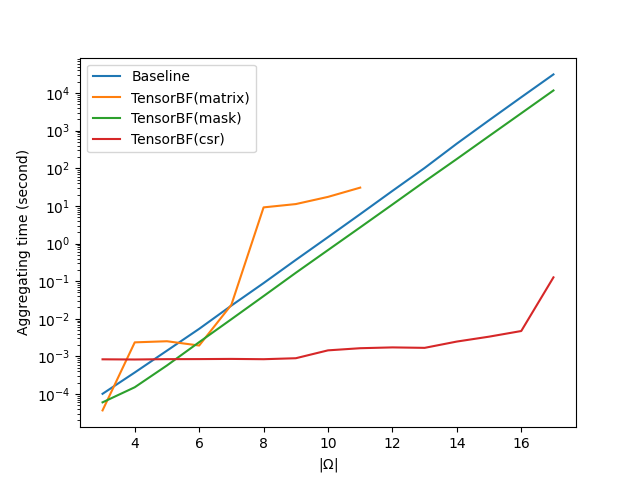

Write the Python code that produced this figure.
#!/usr/bin/python
from sys import argv
import os
import sys
import inspect
from tqdm import tqdm
import pickle
import matplotlib.pyplot as plt
import shutil
from scipy.signal import savgol_filter

currentdir = os.path.dirname(os.path.abspath(inspect.getfile(inspect.currentframe())))
parentdir = os.path.dirname(currentdir)
sys.path.insert(0, parentdir) 
parentdir2 = os.path.dirname(parentdir)
sys.path.insert(0, parentdir2) 

dirname = os.path.dirname(__file__)
basename =os.path.basename(__file__)


from pyds.pyds import MassFunction
from tensords.tensords import TensorMassFunction
from tensords.tensords_mask import TensorMassFunctionMask
from tensords.tensords_mask_csr import TensorMassFunctionMask_CSR

from itertools import product
from TestTool import *


data = {}

fig, ax = plt.subplots()
ax: plt.Axes = ax

file = open(dirname+'/' +'20040516_tensords_speed_compare_baseline_data.pickle', 'rb')
data1 = pickle.load(file)
for k,v in data1.items(): 
    if len(v) >0: 
        data[k] = v
        x_baseline = [i['n'] for i in v][1:]
        y_baseline = [i['time'] for i in v][1:]
file.close()


file = open(dirname+'/' +'20040516_tensords_speed_compare_matrix_data.pickle', 'rb')
data1 = pickle.load(file)
for k,v in data1.items(): 
    if len(v) >0: 
        data[k] = v
        x_matrix = [i['n'] for i in v][1:]
        y_matrix = [i['time'] for i in v][1:]
        
        y_matrix = savgol_filter(y_matrix,2,1)
file.close()

file = open(dirname+'/' +'20040516_tensords_speed_compare_mask_data.pickle', 'rb')
data1 = pickle.load(file)
for k,v in data1.items(): 
    if len(v) >0: 
        data[k] = v
        x_mask = [i['n'] for i in v][1:]
        y_mask = [i['time'] for i in v][1:]
file.close()

file = open(dirname+'/' +'20040516_tensords_speed_compare_mask_csr_data.pickle', 'rb')
data1 = pickle.load(file)
for k,v in data1.items(): 
    if len(v) >0: 
        data[k] = v
        x_mask_csr = [i['n'] for i in v][1:]
        y_mask_csr = [i['time'] for i in v][1:]
file.close()


for i in range(1000):
    if i >= len(y_mask_csr): continue
    if i >= len(y_baseline): continue
    print(x_mask_csr[i],':', y_baseline[i]/y_mask_csr[i])



asd=123
ax.plot(x_baseline,y_baseline,label='Baseline')
ax.plot(x_matrix,y_matrix,label='TensorBF(matrix)')
ax.plot(x_mask,y_mask,label='TensorBF(mask)')
ax.plot(x_mask_csr,y_mask_csr,label='TensorBF(csr)')


ax.set_yscale('log')
ax.set_xlabel("$|\Omega|$")
ax.set_ylabel("Aggregating time (second)")
ax.legend()
from matplotlib.ticker import MaxNLocator
ax.xaxis.set_major_locator(MaxNLocator(integer=True))


fileName = dirname + '/' + basename.replace('.py','.png')
plt.savefig(fileName)

fileName = dirname + '/' + basename.replace('.py','.pdf')
plt.savefig(fileName)

fileName2 = "C:/Users/nmtoa/Dropbox/Apps/Overleaf/Toan_202405_Tensor_BeliefFunction/Figures/"+basename.replace('.py','.pdf')
shutil.copyfile(fileName,fileName2 )


plt.show()
